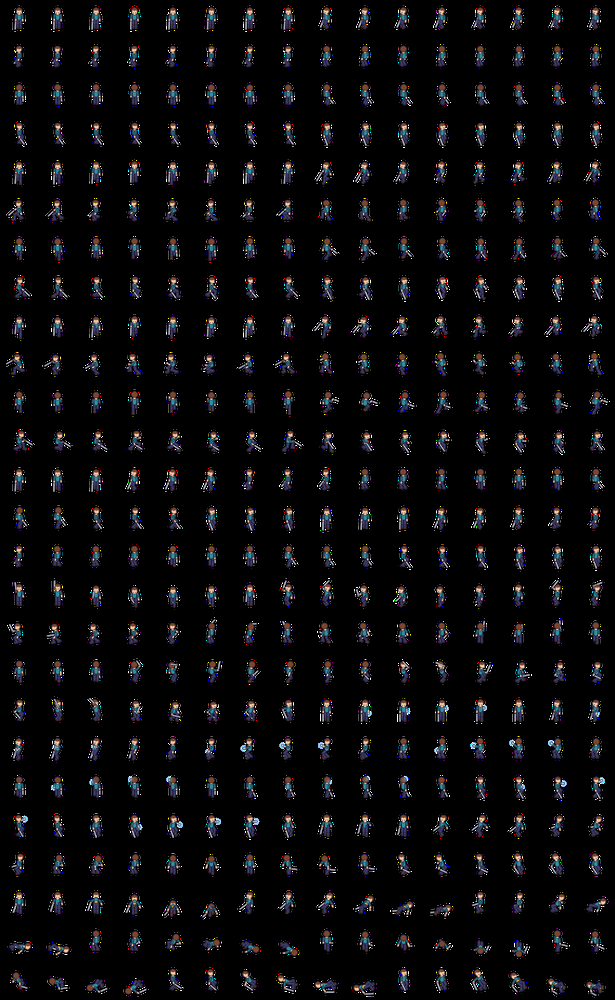
#> input picture assets/examples/hero/hero.png, 615 x 1000 px, shrunk from 2048 x 3328 before the run
$ python -i align.py   (imports and definitions only)
#> lines starting #> are read from the running program, lines starting #| are printed output that depends on the picture
"""Frame alignment: put frames on a common canvas with a stable pivot."""
from __future__ import annotations

from PIL import Image

from .common import IsoAnimError


def alpha_bbox(img: Image.Image, threshold: int = 8) -> tuple[int, int, int, int] | None:
    return img.getchannel("A").point(lambda v: 255 if v > threshold else 0).getbbox()


def foot_point(img: Image.Image, threshold: int = 8, band: int = 3) -> tuple[float, int] | None:
    """Estimate ground contact: x centroid of the lowest `band` opaque rows and the lowest row."""
    bb = alpha_bbox(img, threshold)
    if not bb:
        return None
    a = img.getchannel("A").load()
    bottom = bb[3] - 1
    xs = [x for y in range(max(bb[1], bottom - band + 1), bottom + 1) for x in range(bb[0], bb[2]) if a[x, y] > threshold]
    return (sum(xs) / len(xs), bottom) if xs else None


def _anchors(frames: list[Image.Image], boxes: list, mode: str, threshold: int, smooth_x: bool) -> list[tuple[float, float]]:
    anchors: list[tuple[float, float]] = []
    for f, bb in zip(frames, boxes):
        if mode == "foot":
            fp = foot_point(f, threshold)
            anchors.append((fp[0], fp[1] + 1))  # type: ignore[index]
        elif mode == "bottom-center":
            anchors.append(((bb[0] + bb[2]) / 2, bb[3]))
        elif mode == "anchor":
            b0 = boxes[0]
            anchors.append(((b0[0] + b0[2]) / 2, b0[3]))
        else:
            raise IsoAnimError(f"unknown alignment mode {mode!r}")
    if smooth_x and mode == "foot":
        xs = [a[0] for a in anchors]
        sm = [sum(xs[max(0, i - 1): i + 2]) / len(xs[max(0, i - 1): i + 2]) for i in range(len(xs))]
        anchors = [(sm[i], anchors[i][1]) for i in range(len(anchors))]
    return anchors


def align_many(seqs: dict[str, list[Image.Image]], canvas: tuple[int, int] | None = None, pivot: tuple[int, int] | None = None,
               mode: str = "anchor", threshold: int = 8, padding: int = 4, smooth_x: bool = False) -> tuple[dict[str, list[Image.Image]], dict]:
    """Align several sequences onto ONE shared canvas and pivot.

    mode='none'          : keep every frame where it is (top-left), only pad to the shared canvas
    mode='foot'          : each frame's ground point (lowest opaque rows) lands on the pivot
                           (removes vertical motion, so don't use for jumps/attacks that lift the body)
    mode='bottom-center' : each frame's bbox bottom-centre lands on the pivot
    mode='anchor'        : the FIRST frame of each sequence defines one shift for the whole sequence,
                           so genuine motion inside the sequence (bobbing, lunging) is preserved
    """
    if not seqs or any(not v for v in seqs.values()):
        raise IsoAnimError("no frames to align")
    boxes: dict[str, list] = {}
    for k, fr in seqs.items():
        bx = [alpha_bbox(f, threshold) for f in fr]
        empties = [i for i, b in enumerate(bx) if b is None]
        if empties:
            raise IsoAnimError(f"{k}: frames {empties} are fully transparent; cannot align")
        boxes[k] = bx

    if mode == "none":
        size = canvas or (max(f.width for fr in seqs.values() for f in fr), max(f.height for fr in seqs.values() for f in fr))
        out = {k: [_place(f, size, (0, 0)) for f in fr] for k, fr in seqs.items()}
        return out, {"canvas": list(size), "pivot": list(pivot) if pivot else None, "mode": mode, "maxShift": 0, "shifts": {}}

    anchors = {k: _anchors(fr, boxes[k], mode, threshold, smooth_x) for k, fr in seqs.items()}
    if canvas is None or pivot is None:
        pairs = [(a, b) for k in seqs for a, b in zip(anchors[k], boxes[k])]
        left = max(a[0] - b[0] for a, b in pairs)
        right = max(b[2] - a[0] for a, b in pairs)
        up = max(a[1] - b[1] for a, b in pairs)
        down = max(b[3] - a[1] for a, b in pairs)
        pivot = (int(round(left)) + padding, int(round(up)) + padding)
        canvas = (pivot[0] + int(round(right)) + padding, pivot[1] + int(round(down)) + padding)

    out, shifts, maxshift = {}, {}, 0
    for k, fr in seqs.items():
        placed, sh = [], []
        for f, a in zip(fr, anchors[k]):
            dx, dy = round(pivot[0] - a[0]), round(pivot[1] - a[1])
            placed.append(_place(f, canvas, (dx, dy)))
            sh.append((dx, dy))
            maxshift = max(maxshift, abs(dx), abs(dy))
        out[k], shifts[k] = placed, sh
    return out, {"canvas": list(canvas), "pivot": list(pivot), "mode": mode, "maxShift": maxshift, "shifts": {k: [list(s) for s in v] for k, v in shifts.items()}}


def align_frames(frames: list[Image.Image], **kw) -> tuple[list[Image.Image], dict]:
    """Single-sequence convenience wrapper around align_many."""
    out, rep = align_many({"seq": frames}, **kw)
    return out["seq"], rep


def _place(img: Image.Image, canvas: tuple[int, int], offset: tuple[int, int]) -> Image.Image:
    """Composite `img` at `offset` on a transparent canvas, clipping anything outside."""
    c = Image.new("RGBA", canvas, (0, 0, 0, 0))
    img = img.convert("RGBA")
    dx, dy = offset
    sx, sy = max(0, -dx), max(0, -dy)
    ex, ey = min(img.width, canvas[0] - dx), min(img.height, canvas[1] - dy)
    if ex <= sx or ey <= sy:
        return c
    c.alpha_composite(img.crop((sx, sy, ex, ey)), (max(0, dx), max(0, dy)))
    return c

>>> import cv2
>>> picture = cv2.imread('../../assets/examples/hero/hero.png', cv2.IMREAD_GRAYSCALE)
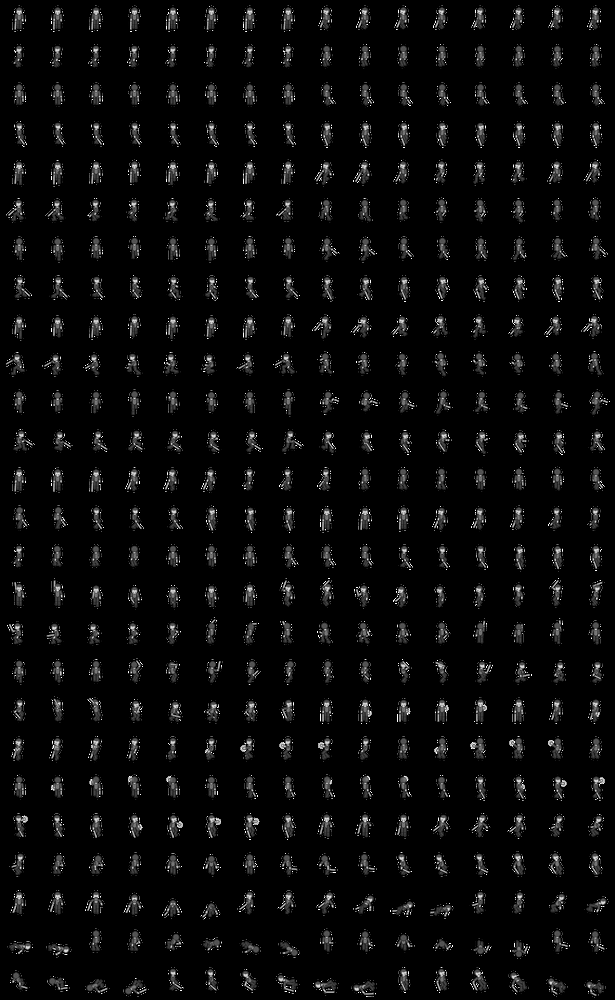
#> picture: shape (1000, 615); min 0, max 255, mean 10.1
>>> result = align_frames(picture)
#> (the run stopped early here; a loop or call above may not have finished)
